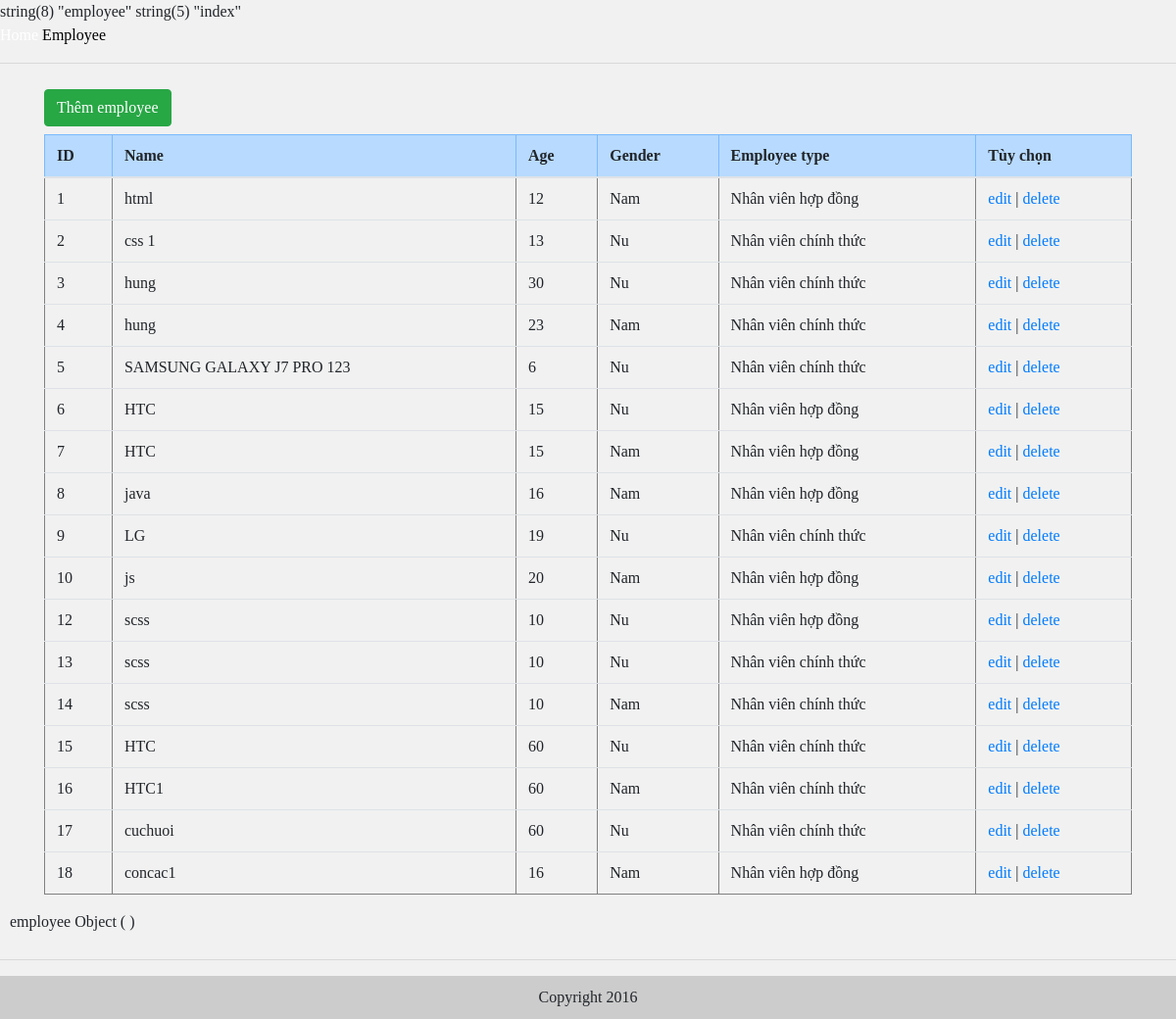
Screenshot of /?controller=employee&action=index with the database file from the repository.
### tables this page shows
CREATE TABLE IF NOT EXISTS `employee` (
  `id` int(11) NOT NULL AUTO_INCREMENT,
  `name` varchar(30) NOT NULL,
  `age` int(2) NOT NULL,
  `sex` tinyint(1) NOT NULL,
  `employee_type` int(2) NOT NULL,
  PRIMARY KEY (`id`)
);

### index.php (called while the page is built, shortened)
<?php
if(isset($_GET['controller'],$_GET['action'])){
	$controller=$_GET['controller'];
	$action=$_GET['action'];
}else{
	$controller='home';
	$action='isHome';
}
var_dump($controller,$action);
require_once "Views/layout.php";
?>

### Controllers/employee.php (called while the page is built, shortened)
<?php
class employee
{
	public static function index()
	{
		$dsnv=employeeModel::index();
		require_once 'Views/employee/index.php';
	}
}
?>

### Views/route.php (called while the page is built, shortened)
<?php
require_once 'Models/model.php';
switch ($controller) {
	case 'employee':
	$controller=new employee();
	require_once "Models/employeeModel.php";
	break;
}
$controller->{$action}();
print_r($controller);
?>

### Models/model.php (called while the page is built, shortened)
<?php
class model
{
	public static function get_all_from($table)
	{
		$db=Database::connect();
		$sql="SELECT * FROM $table";
		$stmt=$db->prepare($sql);
		$stmt->execute();
		$result=$stmt->fetchAll(PDO::FETCH_ASSOC);
		return $result;
	}
}
?>

### Models/employeeModel.php (called while the page is built, shortened)
<?php
class employeeModel extends model
{
	public static function index()
	{
		return parent::get_all_from('employee');
	}
	}
	?>

### Views/employee/index.php (the view)
<div class="container">
	<h2><a href="?controller=employee&action=create" class="btn btn-success">Thêm employee</a></h2>
	<table class="table" border="1" cellpadding="0" cellspacing="0">
		<thead class="table-primary">
			<tr>
				<th>ID</th>
				<th>Name</th>
				<th>Age</th>
				<th>Gender</th>
				<th>Employee type</th>
				<th>Tùy chọn</th>
			</tr>
		</thead>
		<tbody>
			<?php if (!empty($dsnv)){ ?>
				<?php foreach ($dsnv as $row): ?>
					<tr>
						<td><?php echo $row['id']; ?></td>
						<td><?php echo $row['name']; ?></td>
						<td><?php echo $row['age']; ?></td>
						<td>
							<?php echo ($row['sex']==2)? 'Nam' : 'Nu' ;?>
						</td>
						<td><?php echo ($row['employee_type']==0) ? 'Nhân viên hợp đồng' : 'Nhân viên chính thức'; ?></td>
						<td>
							<a href="index?controller=employee&action=edit&id=<?php  echo $row['id']; ?>">edit</a> |
							<a href="index?controller=employee&action=delete&id=<?php  echo $row['id']; ?>">delete</a>
						</td>
					</tr>
				<?php endforeach ?>
				<?php }else{ ?>
				<h2>không có bản ghi nào</h2>
			<?php } ?>
		</tbody>
	</table>
</div>

### Views/employee/master.php (shortened to what this page needs)
<!DOCTYPE html>
<html lang="en">
<head>
	<link rel="stylesheet" href="https://maxcdn.bootstrapcdn.com/bootstrap/4.4.1/css/bootstrap.min.css">
	<link rel="stylesheet" type="text/css" href="Public/css/custom.css">
</head>
<body>
</body>
</html>

### Views/layout.php
<?php
include('employee/master.php')
?>
<nav>
	<a href="." class="<?php echo !isset($_GET['controller']) ? 'active' : null ?>">Home</a>
	<a href="?controller=employee&action=index" class="<?php  echo (isset($_GET['controller']) && $_GET['controller'] ==='employee' ) ? 'active' : null  ?>" >Employee</a>
</nav>
<hr>
<main>
	<?php require_once 'route.php'; ?>
</main>
<hr>
<footer>
	Copyright 2016
</footer>

### Public/css/custom.css (style rules this page uses)
* { margin:0; padding:0; box-sizing: border-box; transition: .4s; }
body { background: #f1f1f1; font-family: Tahoma; }
nav a { color: white; text-decoration: none; }
main { min-height: 500px; padding: 10px; }
footer { text-align: center; padding: 10px; background: #ccc; }
.active { color: black; }

### rows the page displays
employee: id "1", name "html", age "12", sex "Nam", employee_type "Nhân viên hợp đồng"
employee: id "2", name "css 1", age "13", sex "Nu", employee_type "Nhân viên chính thức"
employee: id "3", name "hung", age "30", sex "Nu", employee_type "Nhân viên chính thức"
employee: id "4", name "hung", age "23", sex "Nam", employee_type "Nhân viên chính thức"
employee: id "5", name "SAMSUNG GALAXY J7 PRO 123", age "6", sex "Nu", employee_type "Nhân viên chính thức"
employee: id "6", name "HTC", age "15", sex "Nu", employee_type "Nhân viên hợp đồng"
employee: id "7", name "HTC", age "15", sex "Nam", employee_type "Nhân viên hợp đồng"
employee: id "8", name "java", age "16", sex "Nam", employee_type "Nhân viên hợp đồng"
employee: id "9", name "LG", age "19", sex "Nu", employee_type "Nhân viên chính thức"
employee: id "10", name "js", age "20", sex "Nam", employee_type "Nhân viên hợp đồng"
employee: id "12", name "scss", age "10", sex "Nu", employee_type "Nhân viên hợp đồng"
employee: id "13", name "scss", age "10", sex "Nu", employee_type "Nhân viên chính thức"
employee: id "14", name "scss", age "10", sex "Nam", employee_type "Nhân viên chính thức"
employee: id "15", name "HTC", age "60", sex "Nu", employee_type "Nhân viên chính thức"
employee: id "16", name "HTC1", age "60", sex "Nam", employee_type "Nhân viên chính thức"
employee: id "17", name "cuchuoi", age "60", sex "Nu", employee_type "Nhân viên chính thức"
employee: id "18", name "concac1", age "16", sex "Nam", employee_type "Nhân viên hợp đồng"
